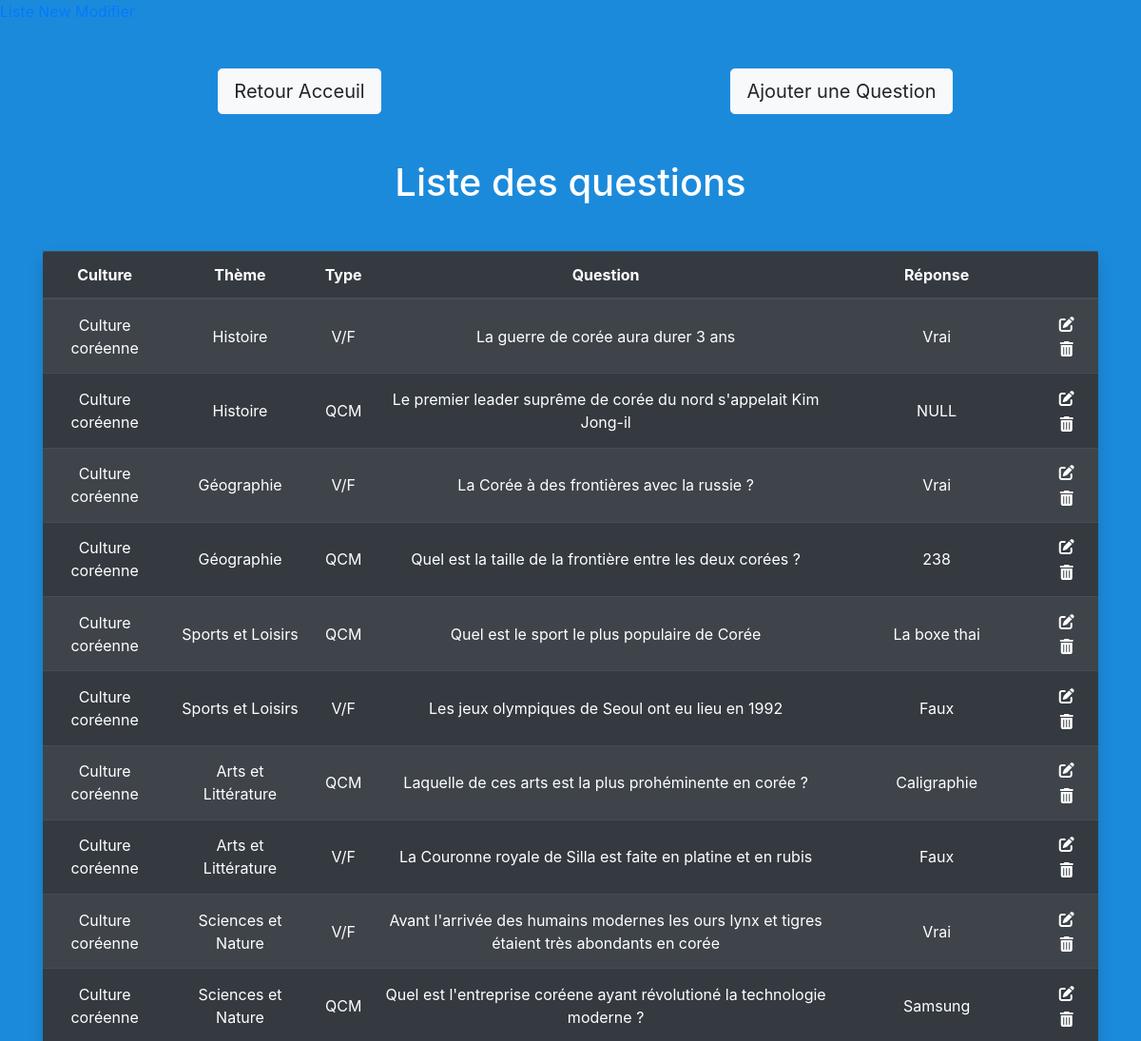
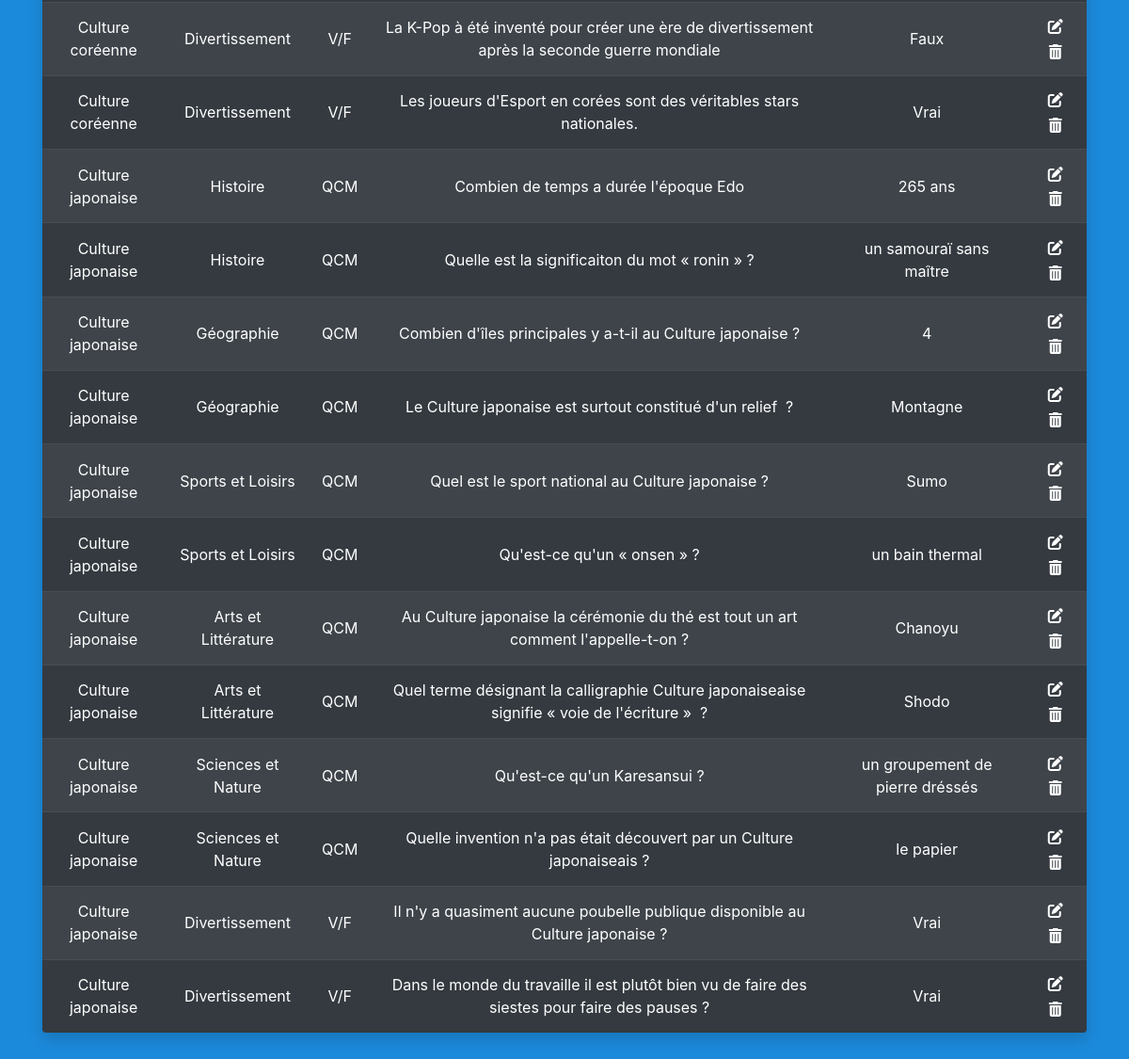
/list_questions.php, run on the app's committed database (2 pictures, top to bottom).
### tables this page shows
CREATE TABLE `questions`(
    `question_id` INT(11) NOT NULL,
    `culture` VARCHAR(150) NOT NULL,
    `theme_id` INT(11) NOT NULL,
    `type` INT(11) NOT NULL,
    `question_name` VARCHAR(150) NOT NULL,
    `answer_1` VARCHAR(150) NOT NULL,
    `answer_2` VARCHAR(150) NOT NULL,
    `answer_3` VARCHAR(150) NOT NULL,
    `answer_4` VARCHAR(150) NOT NULL,
    `right_answer` INT(11) NOT NULL
);

### functions.php (called while the page is built, shortened)
<?php
function bdd_connect()
{
    try {
        $options = [
            PDO::ATTR_ERRMODE => PDO::ERRMODE_EXCEPTION
        ];
        $dsn = 'mysql:host=' . BDD_HOST . ';dbname=' . BDD_NAME . ';charset=utf8';
        $bdd_instance = new PDO($dsn, BDD_USER, BDD_PWD, $options);
        return $bdd_instance;
    } catch (PDOException $ex) {
        printf('Connexion Base De Données - Erreur code "%s"', $ex->getCode());
    }
}
function get_questions()
{
    $bdd_instance = bdd_connect();
    $request = <<<EOD
        SELECT
            `question_id` ,`culture`, `theme_id`, `type`, `question_name`, `answer_1`, `answer_2`, `answer_3`, `answer_4`, `right_answer`
        FROM `questions`
        ORDER BY `culture`
EOD;
    $stmt = $bdd_instance->query($request);
    $questions = $stmt->fetchAll(PDO::FETCH_ASSOC);
    return $questions;
}
?>

### list_questions.php (the view, shortened to what this page needs)
<?php
require_once __DIR__ . '/inc/header.php';
$questions = get_questions();
?>
<div class="row mb-5">
    <div class="col-6 d-flex justify-content-center">
        <a class="btn btn-light btn-lg" href="index.php" role="button">Retour Acceuil</a>
    </div>
    <div class="col-6 d-flex justify-content-center">
        <a class="btn btn-light btn-lg" href="new_question.php" role="button">Ajouter une Question</a>
    </div>
</div>
<h1 class="mb-5 text-center">
    Liste des questions
</h1>
<div class="row">
    <div class="col table-responsive-sm">
        <table class="table table-dark table-striped shadow rounded text-center">
            <thead>
                <tr>
                    <th scope="col">Culture</th>
                    <th scope="col">Thème</th>
                    <th scope="col">Type</th>
                    <th scope="col">Question</th>
                    <th scope="col">Réponse</th>
                    <th scope="col"></th>
                </tr>
            </thead>
            <tbody>
                <form action="" method="POST">
                    <?php
                    foreach ($questions as $key) {
                    ?>
                        <tr>
                            <td class="align-middle"><?= $key['culture']; ?></td>
                            <td class="align-middle">
                                <?php
                                if ($key['theme_id'] == 1) {
                                    echo 'Histoire';
                                } elseif ($key['theme_id'] == 2) {
                                    echo 'Géographie';
                                } elseif ($key['theme_id'] == 3) {
                                    echo 'Sports et Loisirs';
                                } elseif ($key['theme_id'] == 4) {
                                    echo 'Arts et Littérature';
                                } elseif ($key['theme_id'] == 5) {
                                    echo 'Sciences et Nature';
                                } elseif ($key['theme_id'] == 6) {
                                    echo 'Divertissement';
                                }
                                ?>
                            </td>
                            <td class="align-middle"><?= $key['type'] == 1 ? 'V/F' : 'QCM'; ?></td>
                            <td class="align-middle"><?= $key['question_name']; ?></td>
                            <td class="align-middle"><?= $key['type'] == 1 ? ($key['right_answer'] == 1 ? 'Vrai' : 'Faux') : $key['answer_' . $key['right_answer']]; ?></td>
                            <td class="align-middle">
                                <a class="btn my-0 py-0 px-1" href="modify_question.php?id=<?= $key['question_id']; ?>" role="button">
                                    <i class="fas fa-edit text-white"></i>
                                </a>
                                <button name="question_id" type="submit" value="<?= $key['question_id']; ?>" class="btn my-0 py-0 px-1">
                                    <i class="fas fa-trash-alt text-white"></i>
                                </button>
                            </td>
                        </tr>
                    <?php
                    }
                    ?>
                </form>
            </tbody>
        </table>
    </div>
</div>
<?php
require_once __DIR__ . '/inc/footer.php';
?>

### inc/header.php (shortened to what this page needs)
<?php
require_once __DIR__ . '/../functions.php';
?>
<!DOCTYPE html>
<html lang="fr">
<head>
    <link rel="stylesheet" href="https://cdn.jsdelivr.net/npm/bootstrap@4.6.0/dist/css/bootstrap.min.css">
    <link rel="stylesheet" href="assets/css/style.css">
</head>
<body>
    <header>
        <a class="text-center" href="../list_questions.php">Liste</a>
        <a class="text-center" href="../new_question.php">New</a>
        <a class="text-center" href="../modify_question.php">Modifier</a>
    </header>
    <main class="container text-white py-5">

### inc/footer.php (shortened to what this page needs)
    </main>
</body>
</html>

### assets/css/style.css (style rules this page uses)
body { min-height: 100vh; background: #1C8ADB; }

### data on the page
questions: culture "Culture coréenne", shows "Histoire", type "V/F", question_name "La guerre de corée aura durer 3 ans", $key['question_id'] 13 (drawn)
questions: culture "Culture coréenne", shows "Histoire", type "QCM", question_name "Le premier leader suprême de corée du nord s'appelait Kim Jong-il", answer_2 "NULL", $key['question_id'] 14 (drawn)
questions: culture "Culture coréenne", shows "Géographie", type "V/F", question_name "La Corée à des frontières avec la russie ?", $key['question_id'] 15 (drawn)
questions: culture "Culture coréenne", shows "Géographie", type "QCM", question_name "Quel est la taille de la frontière entre les deux corées ?", answer_1 "238", $key['question_id'] 16 (drawn)
questions: culture "Culture coréenne", shows "Sports et Loisirs", type "QCM", question_name "Quel est le sport le plus populaire de Corée", answer_4 "La boxe thai", $key['question_id'] 17 (drawn)
questions: culture "Culture coréenne", shows "Sports et Loisirs", type "V/F", question_name "Les jeux olympiques de Seoul ont eu lieu en 1992", $key['question_id'] 18 (drawn)
questions: culture "Culture coréenne", shows "Arts et Littérature", type "QCM", question_name "Laquelle de ces arts est la plus prohéminente en corée ?", answer_1 "Caligraphie", $key['question_id'] 19 (drawn)
questions: culture "Culture coréenne", shows "Arts et Littérature", type "V/F", question_name "La Couronne royale de Silla est faite en platine et en rubis", $key['question_id'] 20 (drawn)
questions: culture "Culture coréenne", shows "Sciences et Nature", type "V/F", question_name "Avant l'arrivée des humains modernes les ours lynx et tigres étaient très abondants en corée", $key['question_id'] 21 (drawn)
questions: culture "Culture coréenne", shows "Sciences et Nature", type "QCM", question_name "Quel est l'entreprise coréene ayant révolutioné la technologie moderne ?", answer_1 "Samsung", $key['question_id'] 22 (drawn)
questions: culture "Culture coréenne", shows "Divertissement", type "V/F", question_name "La K-Pop à été inventé pour créer une ère de divertissement après la seconde guerre mondiale", $key['question_id'] 23 (drawn)
questions: culture "Culture coréenne", shows "Divertissement", type "V/F", question_name "Les joueurs d'Esport en corées sont des véritables stars nationales.", $key['question_id'] 24 (drawn)
questions: culture "Culture japonaise", shows "Histoire", type "QCM", question_name "Combien de temps a durée l'époque Edo", answer_2 "265 ans", $key['question_id'] 1 (drawn)
questions: culture "Culture japonaise", shows "Histoire", type "QCM", question_name "Quelle est la significaiton du mot « ronin » ?", answer_3 "un samouraï sans maître", $key['question_id'] 2 (drawn)
questions: culture "Culture japonaise", shows "Géographie", type "QCM", question_name "Combien d'îles principales y a-t-il au Culture japonaise ?", right_answer "4", $key['question_id'] 3 (drawn)
questions: culture "Culture japonaise", shows "Géographie", type "QCM", question_name "Le Culture japonaise est surtout constitué d'un relief ?", answer_3 "Montagne", $key['question_id'] 4 (drawn)
questions: culture "Culture japonaise", shows "Sports et Loisirs", type "QCM", question_name "Quel est le sport national au Culture japonaise ?", answer_1 "Sumo", $key['question_id'] 5 (drawn)
questions: culture "Culture japonaise", shows "Sports et Loisirs", type "QCM", question_name "Qu'est-ce qu'un « onsen » ?", answer_2 "un bain thermal", $key['question_id'] 6 (drawn)
questions: culture "Culture japonaise", shows "Arts et Littérature", type "QCM", question_name "Au Culture japonaise la cérémonie du thé est tout un art comment l'appelle-t-on ?", answer_2 "Chanoyu", $key['question_id'] 7 (drawn)
questions: culture "Culture japonaise", shows "Arts et Littérature", type "QCM", question_name "Quel terme désignant la calligraphie Culture japonaiseaise signifie « voie de l'écriture » ?", answer_3 "Shodo", $key['question_id'] 8 (drawn)
questions: culture "Culture japonaise", shows "Sciences et Nature", type "QCM", question_name "Qu'est-ce qu'un Karesansui ?", answer_2 "un groupement de pierre dréssés", $key['question_id'] 9 (drawn)
questions: culture "Culture japonaise", shows "Sciences et Nature", type "QCM", question_name "Quelle invention n'a pas était découvert par un Culture japonaiseais ?", answer_4 "le papier", $key['question_id'] 10 (drawn)
questions: culture "Culture japonaise", shows "Divertissement", type "V/F", question_name "Il n'y a quasiment aucune poubelle publique disponible au Culture japonaise ?", $key['question_id'] 11 (drawn)
questions: culture "Culture japonaise", shows "Divertissement", type "V/F", question_name "Dans le monde du travaille il est plutôt bien vu de faire des siestes pour faire des pauses ?", $key['question_id'] 12 (drawn)
